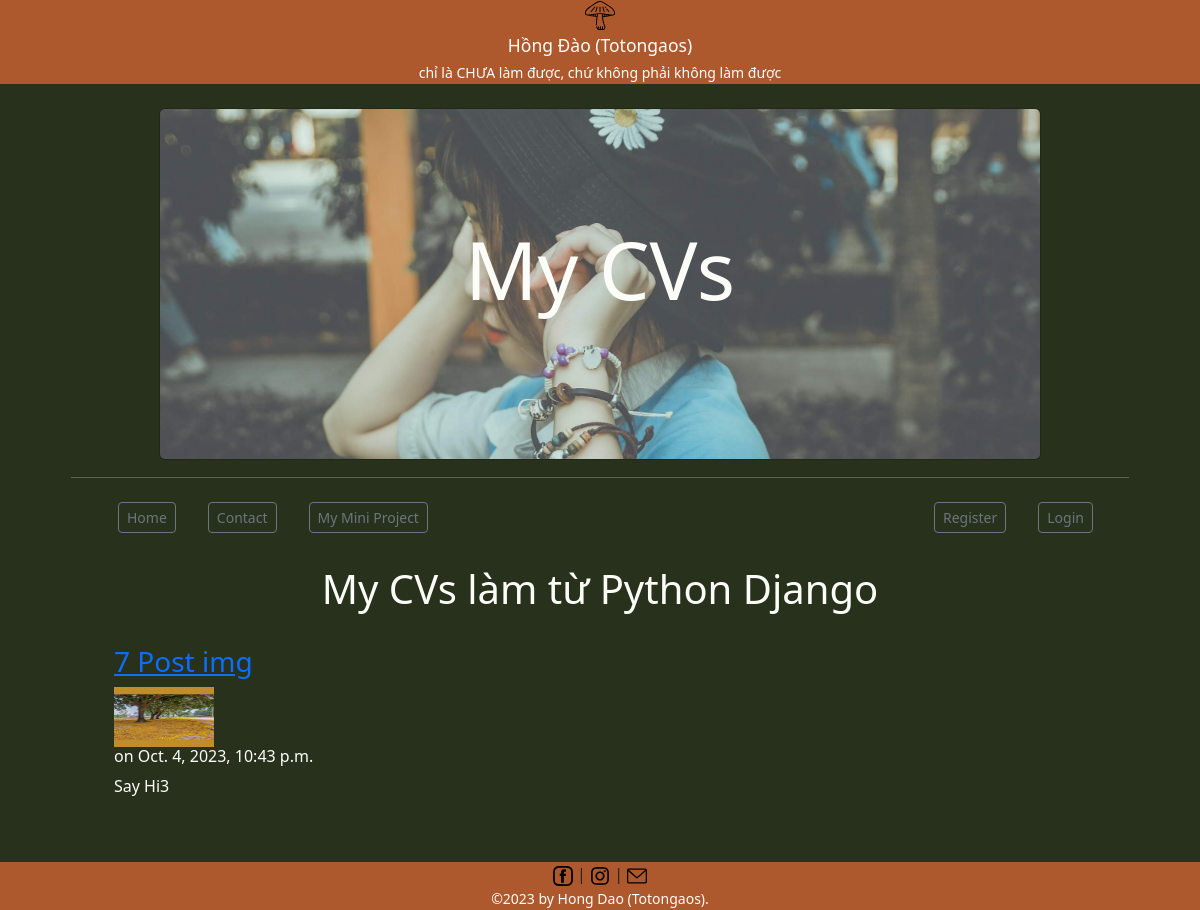
Page /blog/7/ on the committed database.
### blog/models.py (models this page shows, shortened)
class Post(models.Model):
    title = models.CharField(max_length=100)
    body = models.TextField()
    date = models.DateTimeField(auto_now_add=True)
    image = models.ImageField(null=True)

### blog/views.py (the view)
# urls.py: path('<int:id>/', views.post, name='post'),
def post(request,id):
    try:
        post = Post.objects.get(id=id)
    except Post.DoesNotExist:
        raise Http404("Bài viết không tồn tại")
    form = CommentForm
    if request.method == 'POST':
        form = CommentForm(request.POST, author=request.user, post=post)
        if form.is_valid():
            form.save()
            return HttpResponseRedirect(request.path)
    return render(request, "blog/post.html", {'post': post, "form": form})

### blog/templates/blog/post.html (shortened to what this page needs)
{% extends "pages/base.html" %}
{% block content %}
<h3><a href="blog/{{post.id}}">{{post.title}}</a></h3>
{% if post.image %}
<img src="{{ post.image.url }}" width="100px" height="60px"/>
{% endif %}
<h6>on {{post.date}}</h6>
{{post.body|safe|linebreaks}}
{% endblock %}

### home/templates/pages/base.html (style rules this page uses)
html, body { height : 100%; background-color : #28311b; }

### rows in the picture
Post: title "7 Post img", image (picture), date "Oct. 4, 2023, 10:43 p.m.", body "Say Hi3"
